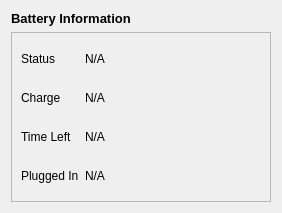
            <widget class="QWidget" name="battery">
             <layout class="QVBoxLayout" name="verticalLayout_4">
              <item alignment="Qt::AlignBottom">
               <widget class="QLabel" name="label_28">
                <property name="font">
                 <font>
                  <pointsize>10</pointsize>
                  <weight>75</weight>
                  <bold>true</bold>
                 </font>
                </property>
                <property name="text">
                 <string>Battery Information</string>
                </property>
               </widget>
              </item>
              <item alignment="Qt::AlignTop">
               <widget class="QFrame" name="frame_3">
                <property name="sizePolicy">
                 <sizepolicy hsizetype="Preferred" vsizetype="Expanding">
                  <horstretch>0</horstretch>
                  <verstretch>0</verstretch>
                 </sizepolicy>
                </property>
                <property name="frameShape">
                 <enum>QFrame::StyledPanel</enum>
                </property>
                <property name="frameShadow">
                 <enum>QFrame::Raised</enum>
                </property>
                <layout class="QGridLayout" name="gridLayout_5">
                 <item row="0" column="0">
                  <widget class="QLabel" name="label_29">
                   <property name="text">
                    <string>Status</string>
                   </property>
                  </widget>
                 </item>
                 <item row="0" column="1">
                  <widget class="QLabel" name="battery_status">
                   <property name="text">
                    <string>N/A</string>
                   </property>
                  </widget>
                 </item>
                 <item row="1" column="0">
                  <widget class="QLabel" name="label_30">
                   <property name="text">
                    <string>Charge</string>
                   </property>
                  </widget>
                 </item>
                 <item row="2" column="0">
                  <widget class="QLabel" name="label_31">
                   <property name="text">
                    <string>Time Left</string>
                   </property>
                  </widget>
                 </item>
                 <item row="2" column="1">
                  <widget class="QLabel" name="battery_time_left">
                   <property name="text">
                    <string>N/A</string>
                   </property>
                  </widget>
                 </item>
                 <item row="1" column="1">
                  <widget class="QLabel" name="battery_charge">
                   <property name="text">
                    <string>N/A</string>
                   </property>
                  </widget>
                 </item>
                 <item row="3" column="0">
                  <widget class="QLabel" name="label_32">
                   <property name="text">
                    <string>Plugged In</string>
                   </property>
                  </widget>
                 </item>
                 <item row="3" column="1">
                  <widget class="QLabel" name="battery_plugged">
                   <property name="text">
                    <string>N/A</string>
                   </property>
                  </widget>
                 </item>
                 <item row="0" column="2" rowspan="4">
                  <widget class="roundProgressBar" name="battery_usage" native="true">
                   <property name="minimumSize">
                    <size>
                     <width>150</width>
                     <height>150</height>
                    </size>
                   </property>
                   <property name="maximumSize">
                    <size>
                     <width>150</width>
                     <height>150</height>
                    </size>
                   </property>
                  </widget>
                 </item>
                </layout>
               </widget>
              </item>
             </layout>
            </widget>
